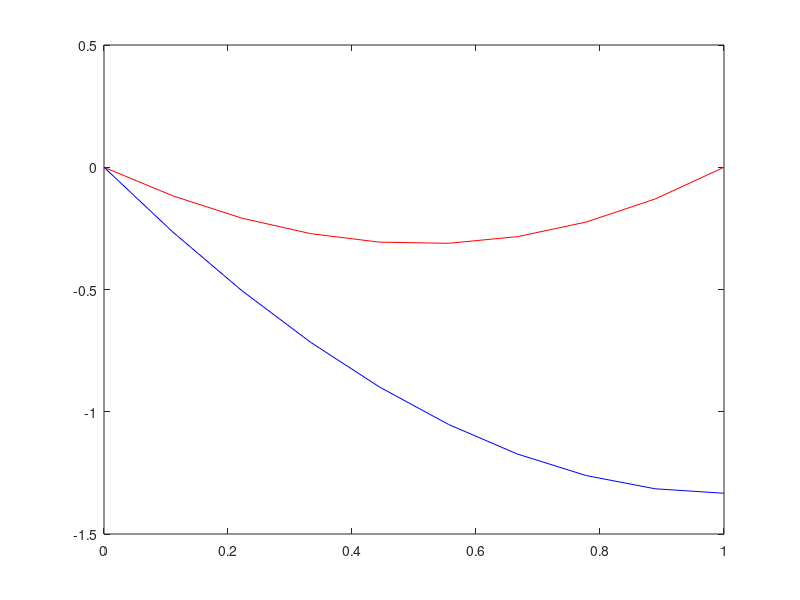

Source code (MATLAB):
%u"=x+2   u(0)=0 u'(1)=0

clear all
length=1;
n=10
dx=length/(n-1);
A=zeros(n,n);
B=zeros(n,1);
x(1)=0;
x(n)=length;
sol(1)=0;
for i=2:n-1
    x(i)=(i-1)*dx;
    xi=(i-1)*dx;
    A(i,i+1)=1/dx^2;
    A(i,i)=-2/dx^2;
    A(i,i-1)=1/dx^2;
    B(i,1)=xi+2;
    sol(i)=(xi^3/6)+(xi^2)-(5*xi/2);
end
A(1,1)=1;
A(n,n)=1;
sol(n)=length^3/6+(length^2)-(5*length/2);
% B(1,1)=2;
% B(n,1)=length+2;
A
B
U=A\B;
U
plot(x,U,'r')
hold on
plot(x,sol,'b')